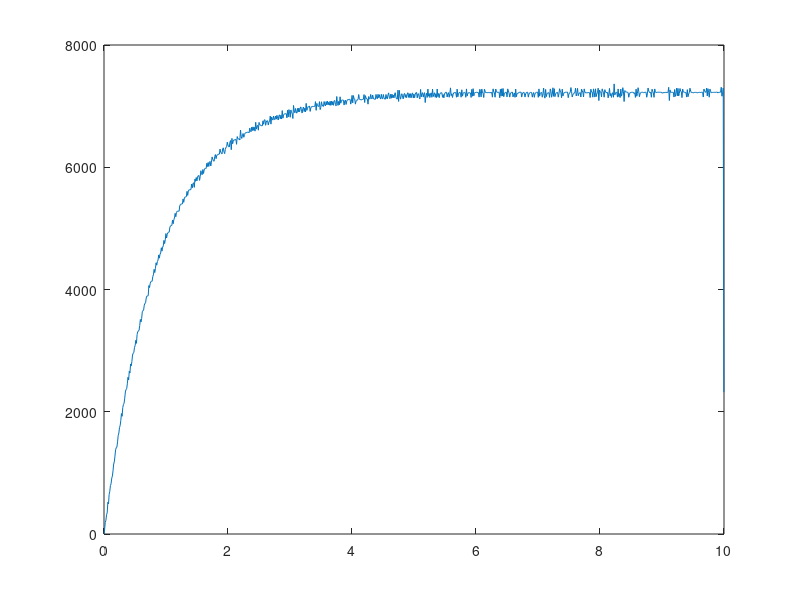

Here is the MATLAB script that generated this plot: (Note: this script raises an error after producing the figure.)
clear all; close all; clc;

%% Parameters

n = 4.43;

J_m = 5*10^(-7); % kgm^2

h_r = 0.5 * 0.0254; % m
m_hub = 65 / 1000; % kg
J_hub = 1/2 * m_hub * h_r^2; % kgm^2

f_r = 4.5/2 * 0.0254; % m
f_t = 0.18 * 0.0254; % m
f_d = 1.18 / 1000 * 100^3; % kg/m^3
f_2r = 2 * 0.0254; % m
f_1r = 1 * 0.0254; % m
b_r = 0.25 * 0.0254; % m
J_fw = (pi * f_t * f_d) * ((1/2 * (f_r)^4) - b_r^2*(4*f_1r^2+8*f_2r^2)); % kgm^2

n_b = 8; % Qty
n_w = 0; % Qty
n_n = 16; % Qty
m_b = 7.09 / 1000; % kg
m_w = 5.95 / 1000; % kg
m_n = 3.02 / 1000; % kg
b_w = 14 / 1000; % kg
J_w = (n_b*m_b + n_w*m_w + n_n*m_n) * (1/2*b_r^2 + 1/2*f_2r^2);

J_tot = (J_hub + J_fw + J_w) / n^2 + J_m; % kgm^2

%% Data
data = importdata("motor_flywheelB_data.csv");

%% Config Data

time = data(:, 1) ./ 10^6; % min

% cpr
cpr = 211.2/4.4;
data = data(:, 2) ./ cpr;

w = zeros(length(data), 1);
for i = 1:length(data)-1
    w(i) = (data(i+1) - data(i)) / (time(i+1) - time(i));
end

w = w(:) .* 60; % RMP

t_f = 0.005;
wf = zeros(length(data), 1);
for i = 2:length(data)
    b = (time(i)-time(i-1)) / (time(i)-time(i-1) + t_f);
    wf(i) = b* w(i) + (1 - b) * wf(i-1);
end

plot(time, wf)

v = terminalVelocity(wf);
rt = riseTime(v, time, wf);
disp("Experimental Values:")
fprintf("Terminal Velocity: %.2f rads/s\n", v / 2 /pi)
fprintf("Rise Time: %.4f s\n\n", rt)

%% Theory - Motor

figure(1)
hold on;
t_end = 10;
t = linspace(0, t_end, t_end*100); % Timeframe
w = velocityProfile(J_tot); % Change inertia here

plot(t, w(t))

title("Sim vs Pratice")
xlabel("Time (s)");
ylabel("RPM");
legend("Experimental", "Theory", "Location", "southeast");

v = terminalVelocity(w(t));
rt = riseTime(v, t, w(t));
disp("Theoretical Values:")
fprintf("Terminal Velocity: %.2f rads/s\n", v / 2 /pi);
fprintf("Rise Time: %.4f s\n", rt);

%% Functions

function v = terminalVelocity(data)
    n = 100;
    v = sum(data(end-n:end)) / n;
end

function rise_t = riseTime(fv, time, data)
    val = (exp(1) -1) / exp(1);
    for i = 1:length(data)
        if data(i) >= val * fv
            rise_t = time(i);
            break
        end
    end
end

function w = velocityProfile(J)
    W_nl = 8200 * 2*pi / 60; %Rad/s
    T_s = 0.17 * 9.81 / 100; %Nm

    tr = W_nl * J / T_s;
    w = @(t) W_nl * (1 - exp(-t/tr)) / (2*pi) * 60;
end